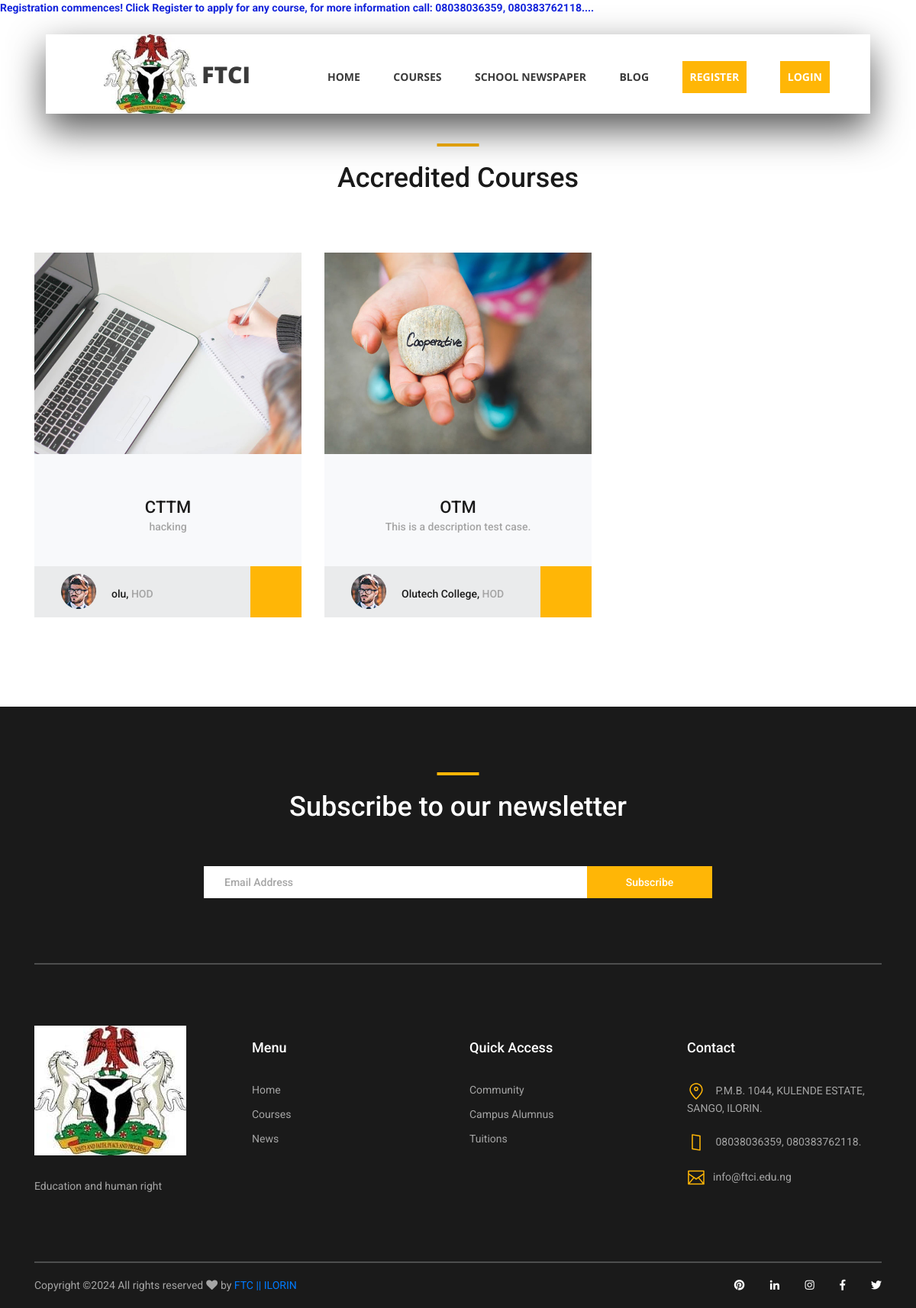
Page /courses/ on the committed database.
### main/models.py (models this page shows, shortened)
class Course(models.Model):
    name = models.CharField(max_length=100, unique=True)
    description = models.CharField(max_length=50)
    course_unit = models.IntegerField(default=1)  # Set default units if applicable
    title = models.CharField(max_length=200)
    author = models.CharField(max_length=100, null=True, blank=True)
    author_image = models.ImageField(upload_to='authors/', null=True, blank=True)
    course_image = models.ImageField(upload_to='courses/')
    degree = models.CharField(max_length=255, null=True, blank=True)

### main/views.py (the view)
# urls.py: path('courses/', CourseListView.as_view(), name='course_list'),
class CourseListView(ListView):
    model = Course
    template_name = 'courses.html'
    context_object_name = 'courses'

### main/templates/courses.html (shortened to what this page needs)
{% extends "base.html" %}
{% block content %}
{% if search_course %}
    <div style="margin-top:50px;" class="popular page_section">
        <div class="container">
            <div class="row">
                <div class="col">
                    <div class="section_title text-center">
                        <h1>SEARCH RESULT</h1>
                    </div>
                </div>
            </div>
            <div class="row course_boxes">
                {% for course in search_course %}
                    <div class="col-lg-4 course_box">
                        <div class="card">
                            <img class="card-img-top" src="{{ course.course_image.url }}" alt="Image of {{ course.title }}">
                            <div class="card-body text-center">
                                <div class="card-title">
                                    <a href="{% url 'course_detail' course.id %}">{{ course.title }}</a>
                                </div>
                                <div class="card-text">{{ course.description }}</div>
                            </div>
                            <div class="price_box d-flex flex-row align-items-center">
                                <div class="course_author_image">
                                    <img src="{{ course.author_image.url }}" alt="Image of {{ course.author }}">
                                </div>
                                <div class="course_author_name">{{ course.author }}, <span>HOD</span></div>
                                {% comment %} <div class="course_price d-flex flex-column align-items-center justify-content-center">
                                    <span>${{ course.price }}</span>
                                </div> {% endcomment %}
                            </div>
                        </div>
                    </div>
                {% empty %}
                    <div style="width:100%; height: 100%;" class=" text-center">
                        <h1>No Course Found.</h1>
                    </div>
                {% endfor %}
                </div>
            </div>
        </div>
    </div>
{% else %}
    <div style="margin-top:50px;" class="popular page_section">
        <div class="container">
            <div class="row">
                <div class="col">
                    <div class="section_title text-center">
                        <h1>Accredited Courses</h1>
                    </div>
                </div>
            </div>
            <div class="row course_boxes">
                {% for course in courses %}
                <div class="col-lg-4 course_box">
                    <div class="card">
                        <img class="card-img-top" src="{{ course.course_image.url }}" alt="Image of {{ course.title }}">
                        <div class="card-body text-center">
                            <div class="card-title">
                                <a href="{% url 'course_detail' course.id %}">{{ course.title }}</a>
                            </div>
                            <div class="card-text">{{ course.description }}</div>
                        </div>
                        <div class="price_box d-flex flex-row align-items-center">
                            <div class="course_author_image">
                                <img src="{{ course.author_image.url }}" alt="Image of {{ course.author }}">
                            </div>
                            <div class="course_author_name">{{ course.author }}, <span>HOD</span></div>
                            <div class="course_price d-flex flex-column align-items-center justify-content-center">
                            </div>
                        </div>
                    </div>
                </div>
                {% empty %}
                <div style="width:100%; height: 100%;" class=" text-center">
                    <h1>No Course Available.</h1>
                </div>
            {% endfor %}
            </div>
        </div>
    </div>
{% endif %}
{% endblock content %}

### main/templates/base.html (shortened to what this page needs)
{% load static %}
<!DOCTYPE html>
<html lang="en">
<head>
	<link rel="stylesheet" type="text/css" href="{% static 'styles/bootstrap4/bootstrap.min.css' %}">
	<link href="{% static 'plugins/fontawesome-free-5.0.1/css/fontawesome-all.css' %}" rel="stylesheet" type="text/css">
	<link rel="stylesheet" type="text/css" href="{% static 'plugins/OwlCarousel2-2.2.1/owl.carousel.css' %}">
	<link rel="stylesheet" type="text/css" href="{% static 'plugins/OwlCarousel2-2.2.1/owl.theme.default.css' %}">
	<link rel="stylesheet" type="text/css" href="{% static 'plugins/OwlCarousel2-2.2.1/animate.css' %}">
	<link rel="stylesheet" type="text/css" href="{% static 'styles/main_styles.css' %}">
	<link rel="stylesheet" type="text/css" href="{% static 'styles/responsive.css' %}">
	<link rel="stylesheet" type="text/css" href="{% static 'styles/image.css' %}">
    <link rel="stylesheet" href="{% static 'styles/blog.css' %}">
</head>
<body>
	<div class="super_container">
		<header class="header d-flex flex-row">
			<div class="header_content d-flex flex-row align-items-center">
				<div class="logo_container">
					<a href="{% url 'home' %}"  class="logo">
						<img height=104px src="{% static 'images/coat.jpg' %}" alt="">
						<span>FTCI</span>
					</a>
				</div>
				<nav class="main_nav_container">
					<div class="main_nav" style="width: max-content;">
						<ul class="main_nav_list">
							<li class="main_nav_item"><a href="{% url 'home' %}">Home</a></li>
							<li class="main_nav_item"> <a href="{% url 'course_list' %}">Courses</a></li>
							<li class="main_nav_item"><a href="{% url 'news' %}">School Newspaper</a></li>
							<li class="main_nav_item"><a href="{% url 'blog_list' %}">Blog</a></li>
							{% if request.user.is_authenticated %}
							<li class="main_nav_item"><a href="{% url 'news' %}">News</a></li>
							<li style="padding: 10px; color:white; background:#FFB606;" class="main_nav_item"><a style="color:white;" href="{% url 'logoutview' %}">Logout</a></li>
							{% else %}
								<li style="padding: 10px; color:white; background:#FFB606;" class="main_nav_item"><a style="color:white;" href="{% url 'register' %}">Register</a></li>
								<li style="padding: 10px; color:white; background:#FFB606;" class="main_nav_item"><a style="color:white;" href="{% url 'login' %}">Login</a></li>
							{% endif %}
						</ul>
					</div>
				</nav>
			</div>
		</header>
		<nav><ul> <marquee behavior="" direction="left" class="marquees" style="color: rgb(20, 37, 220);"  ><b>Registration commences! Click Register to apply for any course, for more information call:  08038036359, 080383762118....  </b></marquee> </a></ul></nav>
		{% block content %}{% endblock content %}
		<footer class="footer">
			<div class="container">
				<div class="newsletter">
					<div class="row">
						<div class="col">
							<div class="section_title text-center">
								<h1>Subscribe to our newsletter</h1>
							</div>
						</div>
					</div>
					<div class="row">
						<div class="col text-center">
							<div class="newsletter_form_container mx-auto">
								<form action="{% url 'subscribe' %}" method="post">
									<div class="newsletter_form d-flex flex-md-row flex-column flex-xs-column align-items-center justify-content-center">
										<input id="newsletter_email" name="newsletter_email" class="newsletter_email" type="email" placeholder="Email Address" required="required" data-error="Valid email is required.">
										<button id="newsletter_submit" type="submit" class="newsletter_submit_btn trans_300" value="Submit">Subscribe</button>
									</div>
								</form>
							</div>
						</div>
					</div>
				</div>
				<div class="footer_content">
					<div class="row">
						<div class="col-lg-3 footer_col">
							<div class="logo_container">
								<div class="logo">
									<img src="{% static 'images/coat.jpg' %}" alt="">
								</div>
							</div>
							<p class="footer_about_text">  Education and human right</p>
						</div>
						<div class="col-lg-3 footer_col">
							<div class="footer_column_title">Menu</div>
							<div class="footer_column_content">
								<ul>
									<li class="footer_list_item"><a href="{% url 'home' %}">Home</a></li>
									<li class="footer_list_item"><a href="{% url 'course_list' %}">Courses</a></li>
									<li class="footer_list_item"><a href="{% url 'news' %}">News</a></li>
								</ul>
							</div>
						</div>
						<div class="col-lg-3 footer_col">
							<div class="footer_column_title">Quick Access</div>
							<div class="footer_column_content">
								<ul>
									<li class="footer_list_item"><a href="#">Community</a></li>
									<li class="footer_list_item"><a href="#">Campus Alumnus</a></li>
									<li class="footer_list_item"><a href="#">Tuitions</a></li>
								</ul>
							</div>
						</div>
						<div class="col-lg-3 footer_col">
							<div class="footer_column_title">Contact</div>
							<div class="footer_column_content">
								<ul>
									<li class="footer_contact_item">
										<div class="footer_contact_icon">
											<img src="{% static 'images/placeholder.svg' %}" alt="https://www.flaticon.com/authors/lucy-g">
										</div>
										P.M.B. 1044, KULENDE ESTATE, SANGO, ILORIN.
									</li>
									<li class="footer_contact_item">
										<div class="footer_contact_icon">
											<img src="{% static 'images/smartphone.svg' %}" alt="https://www.flaticon.com/authors/lucy-g">
										</div>
										08038036359, 080383762118.
									</li>
									<li class="footer_contact_item">
										<div class="footer_contact_icon">
											<img src="{% static 'images/envelope.svg' %}" alt="https://www.flaticon.com/authors/lucy-g">
										</div>info@ftci.edu.ng
									</li>
								</ul>
							</div>
						</div>
					</div>
				</div>
				<div class="footer_bar d-flex flex-column flex-sm-row align-items-center">
					<div class="footer_copyright">
						<span>
						Copyright &copy;<script>document.write(new Date().getFullYear());</script> All rights reserved  <i class="fa fa-heart" aria-hidden="true"></i> by <a href="#" target="_blank">FTC || ILORIN</a>
						</span>
					</div>
					<div class="footer_social ml-sm-auto">
						<ul class="menu_social">
							<li class="menu_social_item"><a href="#"><i class="fab fa-pinterest"></i></a></li>
							<li class="menu_social_item"><a href="#"><i class="fab fa-linkedin-in"></i></a></li>
							<li class="menu_social_item"><a href="#"><i class="fab fa-instagram"></i></a></li>
							<li class="menu_social_item"><a href="https://web.facebook.com/people/Ftc-Ilorin/pfbid0284RLyH32h228JMhGBUQ8kPouNVDA4G6b4kAoM8ywfh6jYERWiByxhgmfDdhTHirYl/?mibextid=ZbWKwL"><i class="fab fa-facebook-f"></i></a></li>
							<li class="menu_social_item"><a href="#"><i class="fab fa-twitter"></i></a></li>
						</ul>
					</div>
				</div>
			</div>
		</footer>
	</div>
</body>
</html>

### main/static/styles/responsive.css (style rules this page uses)
@media only screen and (max-width: 1380px) { .header { width: 1200px; } }
@media only screen and (max-width: 1380px) { .header_content { width: calc(100% - 219px); } }
@media only screen and (max-width: 1380px) { .main_nav_container { padding-right: 63px; } }
@media only screen and (max-width: 1280px) { .header { width: 90%; } }
@media only screen and (max-width: 1280px) { .header_content { width: 100%; } }
@media only screen and (max-width: 1280px) { .main_nav_container { padding-right: 53px; } }
@media only screen and (max-width: 1280px) { .card-title { font-size: 20px; } }

### main/static/styles/blog.css (style rules this page uses)
.container { width: 100%; margin: 0 auto }

### rows in the picture
Course: course_image (picture), title "CTTM", description "hacking", author_image (picture), author "olu"
Course: course_image (picture), title "OTM", description "This is a description test case.", author_image (picture), author "Olutech College"
